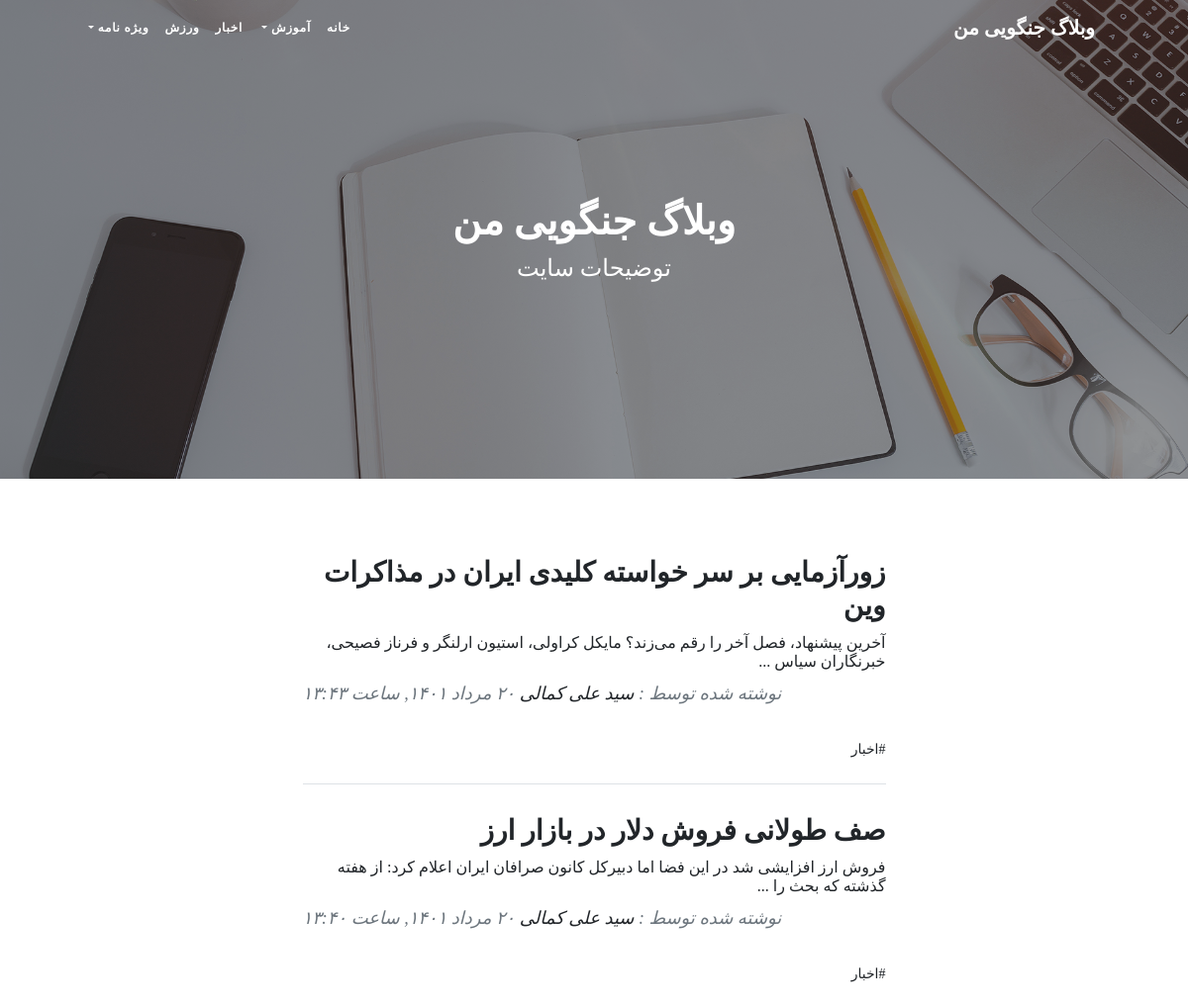
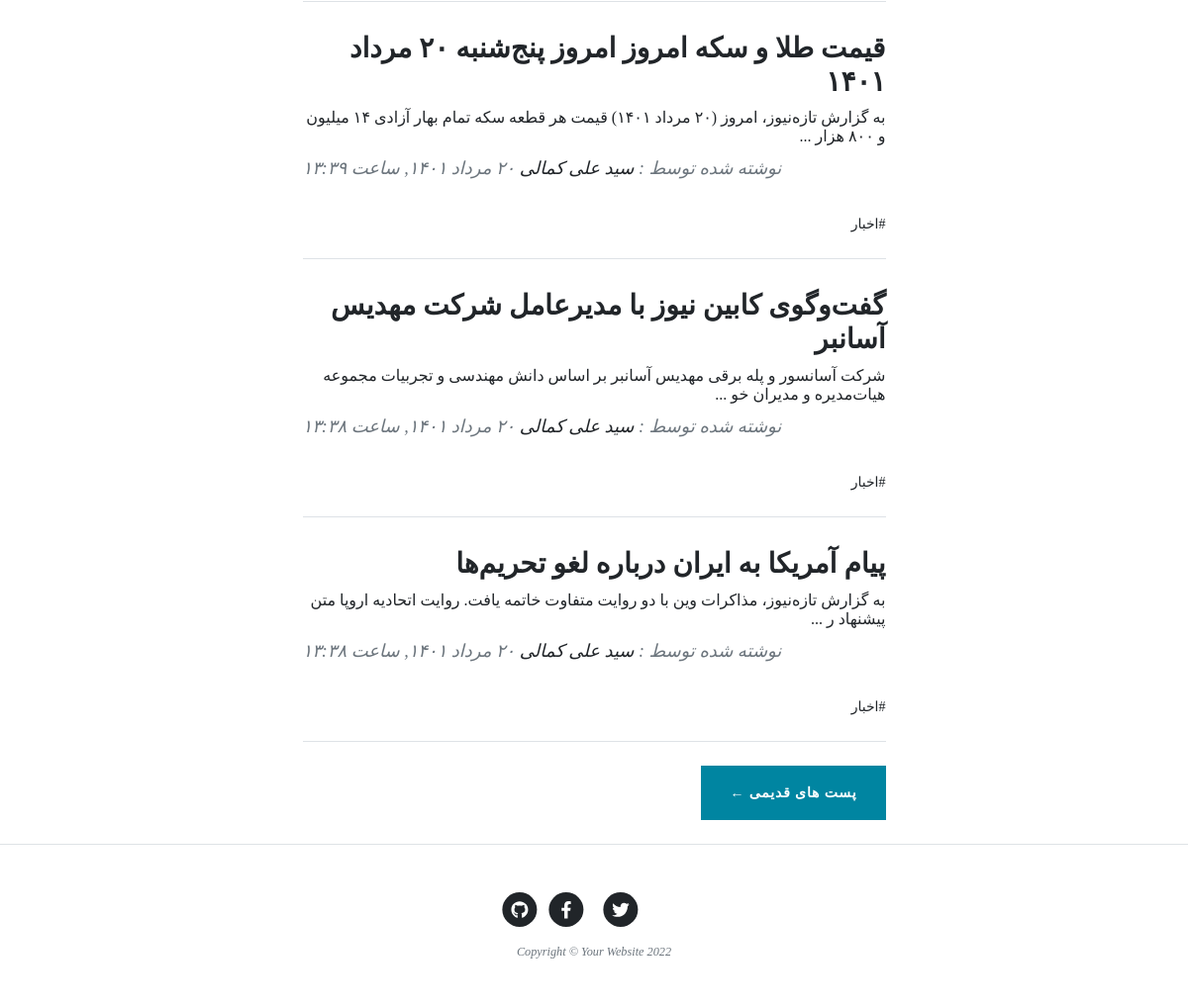
The page / on the database its author committed (2 pictures, top to bottom).
### blog/models.py (models this page shows, shortened)
class SingletonBaseModel(models.Model):
    class Meta:
        verbose_name = "تنظیم"
        verbose_name_plural = "تنظیمات"
        abstract = True

class SiteSetting(SingletonBaseModel):
    site_header = models.CharField(max_length=50, verbose_name="هدر سایت", default="هدر سایت")
    site_name = models.CharField(max_length=100, verbose_name="نام سایت", default="نام سایت")
    site_description =  models.CharField(max_length=200, verbose_name="توضیحات سایت", default="توضیحات سایت")
    iamge = models.ImageField(upload_to="images", verbose_name="تصویر تیتر سایت")

class Catagory(models.Model):
    parent = models.ForeignKey('self', default=None , null=True, blank=True, on_delete=models.SET_NULL, related_name='children', verbose_name="زیر دسته")
    title = models.CharField(max_length=200, verbose_name="عنوان دسته بندی")
    slug = models.SlugField(max_length=100, unique=True, verbose_name="آدرس دسته بندی")
    status = models.BooleanField(default=True, verbose_name="آیا نمایش داده شود؟")
    position = models.IntegerField(verbose_name="پوزیشن")
    class Meta:
        verbose_name = "دسته بندی"
        verbose_name_plural = "دسته بندی ها"
        ordering = ['parent__id', 'position']
    objects = CatagoryManager()

class Article(models.Model):
    STATUS_CHOICES = (
        ('d', 'پیش‌نویس'),
        ('p', 'منتشر شده'),
    )
    author = models.ForeignKey(User, null=True, on_delete=models.SET_NULL, related_name="articles", verbose_name="نویسنده")
    title = models.CharField(max_length=200, verbose_name="عنوان مقاله")
    slug = models.SlugField(max_length=100, unique=True, verbose_name="آدرس مقاله")
    catagory = models.ManyToManyField(Catagory, verbose_name="دسته بندی", related_name="articles")
    description = models.TextField(verbose_name="محتوا")
    thumbnail = models.ImageField(upload_to="images", verbose_name="تصویر مقاله")
    publish = models.DateTimeField(default=timezone.now, verbose_name="زمان انتشار")
    created = models.DateTimeField(auto_now_add=True)
    updated = models.DateTimeField(auto_now=True)
    status = models.CharField(max_length=1, choices=STATUS_CHOICES, verbose_name="وضعیت")
    class Meta:
        verbose_name = "مقاله"
        verbose_name_plural = "مقالات"
        ordering = ['-publish']
    def jpublish(self):
        return jalali_converter(self.publish)
    jpublish.short_description = "زمان انتشار"
    objects = ArticleManager()
    def thumbnail_tag(self):
        return format_html(f"<img width=100 height=60 style='border-radius: 5px;' src='{self.thumbnail.url}'>")
    thumbnail_tag.short_description = "عکس"

### blog/views.py (the view)
# urls.py: path('', ArticleList.as_view(), name='home'),
class ArticleList(ListView):
    queryset = Article.objects.published()
    paginate_by = 5

### blog/models.py (called while the page is built)
    def active(self):
        return self.filter(status=True)

### blog/templatetags/base_tags.py (called while the page is built)
@register.simple_tag
def site_name():
    return SiteSetting.objects.get(pk=1).site_name

@register.simple_tag
def site_header():
    return SiteSetting.objects.get(pk=1).site_header

@register.simple_tag
def site_description():
    return SiteSetting.objects.get(pk=1).site_description

@register.inclusion_tag("blog/partials/catagory_navbar.html")
def catagory_navbar():
    return {
        "catagories": Catagory.objects.filter(status=True)
    }

@register.simple_tag
def site_image():
    return SiteSetting.objects.get(pk=1).iamge.url

### extentions/jalali.py (called while the page is built)
    def persian_tuple(self):
        return self.persian_year, self.persian_month, self.persian_day

### extentions/utils.py (called while the page is built)
def persian_number_conventor(input_str):
    numbers = {
        "0": "۰",
        "1": "١",
        "2": "۲",
        "3": "۳",
        "4": "۴",
        "5": "۵",
        "6": "۶",
        "7": "۷",
        "8": "۸",
        "9": "۹",
    }
    for english_number, persian_number in numbers.items():
        input_str = input_str.replace(english_number, persian_number)
    return input_str

def jalali_converter(time):
    jmonths = ["فروردين", "ارديبهشت", "خرداد", "تير", "مرداد", "شهريور", "مهر", "آبان", "آذر", "دي", "بهمن", "اسفند"]
    time = timezone.localtime(time)
    time_to_str = "{},{},{}".format(time.year, time.month, time.day)
    time_to_tuple = jalali.Gregorian(time_to_str).persian_tuple()
    month_persian = jmonths[time_to_tuple[1]-1]
    output = "{} {} {}, ساعت {}:{}".format(
        time_to_tuple[2],
        month_persian,
        time_to_tuple[0],
        time.hour,
        time.minute
    )
    return persian_number_conventor(output)

### templates/blog/article_list.html (shortened to what this page needs)
{% extends 'blog/list.html' %}
{% block next_page_url %}
{% url 'blog:home' page_obj.next_page_number %}
{% endblock %}

### templates/blog/list.html (shortened to what this page needs)
{% extends 'blog/base.html' %}
{% load static %}
{% load base_tags %}
{% block main %}
<header class="masthead">
    <div class="container position-relative px-4 px-lg-5">
        <div class="row gx-4 gx-lg-5 justify-content-center">
            <div class="col-md-10 col-lg-8 col-xl-7">
                <div class="site-heading">
                    <h1>{% site_name %}</h1>
                    <span class="subheading">{% site_description %}</span>
                </div>
            </div>
        </div>
    </div>
</header>
<div class="container px-4 px-lg-5">
    <div class="row gx-4 gx-lg-5 justify-content-center">
        <div class="col-md-10 col-lg-8 col-xl-7">
            {% for article in object_list %}
                <div class="post-preview">
                    <a href="{% url 'blog:detail' article.slug %}">
                        <h2 class="post-title">{{ article.title }}</h2>
                        <h3 class="post-subtitle">{{ article.description|truncatechars:100 }}</h3>
                    </a>
                    <p class="post-meta">
                        نوشته شده توسط :
                        <a href="{% url 'blog:author' article.author %}">{{article.author.get_full_name}}</a>
                        {{ article.jpublish }}
                    </p>
                    <div class="post-tags" >
                        {% for catagory in article.catagory.active %}
                            <a href="{% url 'blog:catagory' catagory.slug %}">#{{catagory.title}}</a>
                        {% endfor %}
                    </div>
                </div>
                <hr class="my-4" />
            {% endfor %}
            {% if is_paginated %}
                <div class="d-flex justify-content-between mb-4">
                    {% if page_obj.has_next %}
                        <a class="btn btn-primary text-uppercase" href="{% block next_page_url %}{% endblock %}"> پست های قدیمی &larr;</a>
                    {% endif %}
                </div>
            {% endif %}
        </div>
    </div>
</div>
{% endblock %}

### templates/blog/base.html (shortened to what this page needs)
{% load static %}
{% load base_tags %}
<!DOCTYPE html>
<html lang="en">
    <head>
        <link href="{% static 'blog/css/styles.css' %}" rel="stylesheet" />
        <link href="{% static 'blog/css/rtl.css' %}" rel="stylesheet" />
    </head>
    <body>
        <nav class="navbar navbar-expand-lg navbar-light" id="mainNav">
            <div class="container px-4 px-lg-5">
                <a class="navbar-brand" href="{% url 'blog:home' %}">{% site_name %}</a>
                {% catagory_navbar %}
            </div>
        </nav>
        {% block main %}
        {% endblock %}
        <footer class="border-top">
            <div class="container px-4 px-lg-5">
                <div class="row gx-4 gx-lg-5 justify-content-center">
                    <div class="col-md-10 col-lg-8 col-xl-7">
                        <ul class="list-inline text-center">
                            <li class="list-inline-item">
                                <a href="#!">
                                    <span class="fa-stack fa-lg">
                                        <i class="fas fa-circle fa-stack-2x"></i>
                                        <i class="fab fa-twitter fa-stack-1x fa-inverse"></i>
                                    </span>
                                </a>
                            </li>
                            <li class="list-inline-item">
                                <a href="#!">
                                    <span class="fa-stack fa-lg">
                                        <i class="fas fa-circle fa-stack-2x"></i>
                                        <i class="fab fa-facebook-f fa-stack-1x fa-inverse"></i>
                                    </span>
                                </a>
                            </li>
                            <li class="list-inline-item">
                                <a href="#!">
                                    <span class="fa-stack fa-lg">
                                        <i class="fas fa-circle fa-stack-2x"></i>
                                        <i class="fab fa-github fa-stack-1x fa-inverse"></i>
                                    </span>
                                </a>
                            </li>
                        </ul>
                        <div class="small text-center text-muted fst-italic">Copyright &copy; Your Website 2022</div>
                    </div>
                </div>
            </div>
        </footer>
    </body>
</html>

### templates/blog/partials/catagory_navbar.html
<div class="collapse navbar-collapse" id="navbarResponsive">
    <ul class="navbar-nav">
        <li class="nav-item">
            <a class="nav-link" href="{% url 'blog:home' %}">خانه</a>
            {% for catagory in catagories %}
                {% if catagory.parent == None %}
                    {% if catagory.children.active %}
                        {% include 'blog/partials/catagory_loop.html'%}
                    {% else %}
                    <li class="nav-item">
                        <a class="nav-link" href="{% url 'blog:catagory' catagory.slug %}">{{catagory.title}}</a>
                    </li>
                    {% endif %}
                {% endif %}
            {% endfor %}
        </li>
    </ul>
</div>

### templates/blog/partials/catagory_loop.html (shortened to what this page needs)
<li class="nav-item dropdown">
    <a class="nav-link dropdown-toggle" href="" id="navbarDropdownMenuLink"
        data-toggle="dropdown" aria-haspopup="true" aria-expanded="false"> {{catagory.title}} </a>
</li>

### static/blog/css/rtl.css (style rules this page uses)
body { direction: rtl; text-align: right; font-family: "Sahel"; font-size: 14px; }
h1,h2,h3,h4,h5,h6,a { font-family: Sahel; }
.navbar-nav { margin-left: initial !important; margin-right: auto; }
.post-meta { text-align: left; }
header.masthead .site-heading h1 { font-size: 40px; }
.post-title { font-size: 28px !important; }
.post-subtitle { font-size: 16px; }
header.masthead .page-heading .subheading, header.masthead .site-heading .subheading, .btn { font-family: "Sahel" ; }
header.masthead .site-heading h1 { font-size: 40px !important; font-family: "Sahel" ; }

### rows shown on the page
SiteSetting: site_name "وبلاگ جنگویی من", site_description "توضیحات سایت"
Catagory: title "آموزش"
Catagory: title "اخبار"
Catagory: title "ورزش"
Catagory: title "ویژه نامه"
Article: title "زورآزمایی بر سر خواسته کلیدی ایران در مذاکرات وین", description "آخرین پیشنهاد، فصل آخر را رقم می‌زند؟ مایکل کراولی، استیون ارلنگر و فرناز فصیحی، خبرنگاران سیاس ...", author.get_full_name "سید علی کمالی", jpublish "۲۰ مرداد ١۴۰١, ساعت ١۳:۴۳"
Article: title "صف طولانی فروش دلار در بازار ارز", description "فروش ارز افزایشی شد در این فضا اما دبیرکل کانون صرافان ایران اعلام کرد: از هفته گذشته که بحث را ...", author.get_full_name "سید علی کمالی", jpublish "۲۰ مرداد ١۴۰١, ساعت ١۳:۴۰"
Article: title "قیمت طلا و سکه امروز امروز پنج‌شنبه ۲۰ مرداد ۱۴۰۱", description "به گزارش تازه‌نیوز، امروز (۲۰ مرداد ۱۴۰۱) قیمت هر قطعه سکه تمام بهار آزادی ۱۴ میلیون و ۸۰۰ هزار ...", author.get_full_name "سید علی کمالی", jpublish "۲۰ مرداد ١۴۰١, ساعت ١۳:۳۹"
Article: title "گفت‌وگوی کابین نیوز با مدیرعامل شرکت مهدیس آسانبر", description "شرکت آسانسور و پله برقی مهدیس آسانبر بر اساس دانش مهندسی و تجربیات مجموعه هیات‌مدیره و مدیران خو ...", author.get_full_name "سید علی کمالی", jpublish "۲۰ مرداد ١۴۰١, ساعت ١۳:۳۸"
Article: title "پیام آمریکا به ایران درباره لغو تحریم‌ها", description "به گزارش تازه‌نیوز، مذاکرات وین با دو روایت متفاوت خاتمه یافت. روایت اتحادیه اروپا متن پیشنهاد ر ...", author.get_full_name "سید علی کمالی", jpublish "۲۰ مرداد ١۴۰١, ساعت ١۳:۳۸"
